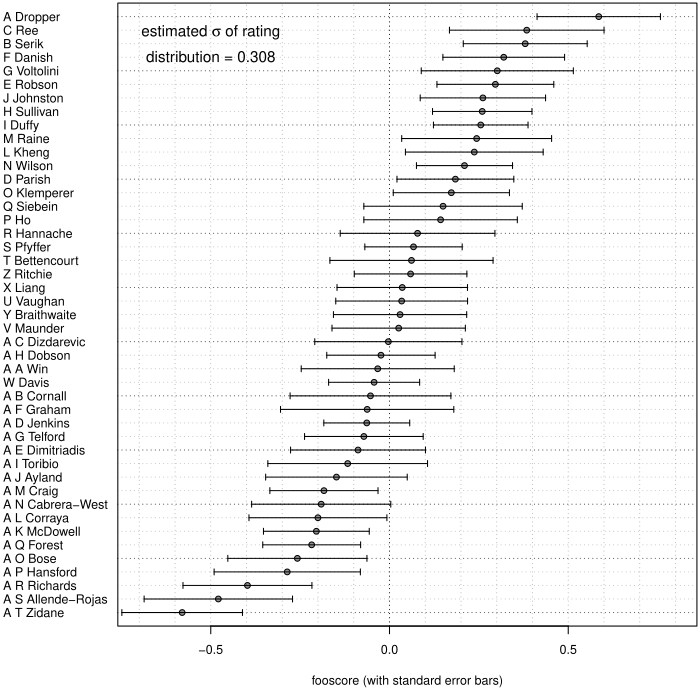

The R source for this figure:
# Read in the model fitting results from the sampler.
foo <- read.table("fooscore-out.csv", TRUE, ",", colClasses="numeric")
num_cols <- dim(foo)[2]

# Pick out the subset of the sampler's output with actual ratings.
# (Exclude the first 6 columns of `foo`, which give other information
#  about the sampling process, and `foo`'s last column, which gives
#  the model's estimate of the rating distribution's dispersion.)
foos <- foo[substr(colnames(foo), 1, 6) == "rating"]

# Read in the table mapping IDs to names.
nams <- read.table("names.dat", FALSE, "\t")
colnames(nams) <- c("PL", "SUR", "FORE")
nams$FULL <- paste(nams$FORE, nams$SUR)

# Estimate ratings and their standard errors from the samplre's output.
P <- dim(foos)[2]  # number of players
ratings <- data.frame(PL=1:P, MEAN=apply(foos, 2, mean),
                      SD=apply(foos, 2, sd))

# Rescale the ratings to Elo-like ratings as well.
conv_factor <- 400 / log(10)
ratings$ELOM <- signif(400 + (conv_factor * ratings$MEAN), 3)
ratings$ELOS <- signif(conv_factor * ratings$SD, 3)

par(las=1, mar=c(4.8, 4, 0.2, 0.2))

## Overview of the model fitting results: means and standard deviations
## of sampled ratings.
#plot(ratings$PL, ratings$MEAN,
#     xlab="player ID", ylab="mean sampled rating")
#grid()
#plot(ratings$PL, ratings$SD,
#     xlab="player ID", ylab="standard deviation of sampled rating")
#grid()

# Merge the table of ratings with the table of names.
ratings <- merge(ratings, nams[, c(1,4)])

# Pick out the subset of people with ratings with narrowed-down standard
# deviations/errors. Then sort that subset of people by rating.
ratis <- ratings[ratings$SD < (0.8 * mean(foo$sigma)),]
ratis <- ratis[order(ratis$MEAN),]

# Plot people's ratings, then throw in error bars (allowing for the fact
# that `dotchart` flips the y-direction!).
x_ra <- c(min(ratis$MEAN - ratis$SD), max(ratis$MEAN + ratis$SD))
x_ra <- round(x_ra, 1)
dotchart(ratis$MEAN, ratis$FULL, cex=0.77, xlim=x_ra,
         xlab="fooscore (with standard error bars)", pch=21, bg="#0000006f")
abline(h=seq(1, length(ratis[,1]), 4), col="#0000009f", lty="dotted")
abline(v=seq(x_ra[1], x_ra[2], 0.1), col="#0000004f", lty="dotted")
abline(v=0, lty="dotted")
for (i in 1:length(ratis[,1])) {
	xs <- ratis$MEAN[i] - (c(-1, 1) * ratis$SD[i])
	arrows(xs[1], i, xs[2], i, length=0.03, angle=90, code=3)
}
text(-0.5, length(ratis[,1]) - 2,
     substitute(atop("estimated " * sigma * " of rating",
                     "distribution = " * sig),
                list(sig=signif(mean(foo$sigma), 3))),
     cex=0.9)

# Plot the ELO-like ratings, also with error bars.
x_ra <- c(min(ratis$ELOM - ratis$ELOS), max(ratis$ELOM + ratis$ELOS))
x_ra <- signif(x_ra, 2)
dotchart(ratis$ELOM, ratis$FULL, cex=0.77, xlim=x_ra,
         xlab="fooscore on Elo scale (with standard errors)",
         pch=21, bg="#0000006f")
abline(h=seq(1, length(ratis[,1]), 4), col="#0000009a", lty="dotted")
abline(v=seq(x_ra[1], x_ra[2], 10), col="#0000004a", lty="dotted")
abline(v=0, lty="dotted")
for (i in 1:length(ratis[,1])) {
	xs <- ratis$ELOM[i] - (c(-1, 1) * ratis$ELOS[i])
	arrows(xs[1], i, xs[2], i, length=0.03, angle=90, code=3)
	if (ratis$ELOM[i] < 400) {
		text(ratis$ELOM[i] + ratis$ELOS[i] + 15, i,
		     paste(ratis$ELOM[i], "\u00b1", round(ratis$ELOS[i])), cex=0.77)
	} else {
		text(ratis$ELOM[i] - ratis$ELOS[i] - 15, i,
		     paste(ratis$ELOM[i], "\u00b1", round(ratis$ELOS[i])), cex=0.77)
	}
}

# Define the link function the model used to convert someone's rating
# advantage into their probability of winning a point.
link <- function(advantage)
{
	return(1 / (1 + exp(-advantage)))
}

# Make a plot of the link function.
curve(100 * link(x), -1.45, 1.45, xlab="fooscore advantage",
      ylab="expected chance of winning point (%)", lwd=2)
abline(v=seq(-1.5, 1.5, 0.1), col="#0000004f", lty="dotted")
abline(v=seq(-1.5, 1.5, 0.5), col="#0000007f", lty="dotted")
abline(h=seq(0, 100, 5), col="#0000004f", lty="dotted")

# Convert people's ratings into probabilities of winning a point, then
# plot those probabilities.
dotchart(100 * link(ratis$MEAN), ratis$FULL, cex=0.77, xlim=c(31, 69),
         xlab="estimated chance of winning a point vs. average player (%)",
         pch=21, bg="#0000006f")
abline(h=seq(1, length(ratis[,1]), 4), col="#0000009f", lty="dotted")
abline(v=seq(30, 70, 5), col="#0000004f", lty="dotted")
abline(v=50, lty="dotted")

# Are people's ratings reasonably consistent with an underlying
# normal distribution?
cat("Normality test p-value: ", shapiro.test(ratis$MEAN)$p.value, "\n")

#plot(density(ratis$MEAN), main="",
#     xlab="rating", ylab="probability density of rating")
#curve(dnorm(x), lty="dashed", add=TRUE)
#grid()

# Rescale the fooscores into Elo-like ratings and record them.
# Record the fooscores in a file.
ratis$MEAN <- round(ratis$MEAN, 3)
ratis$SD <- round(ratis$SD, 3)
write.table(ratis, "fooscores.dat", sep="\t", row.names=FALSE)
